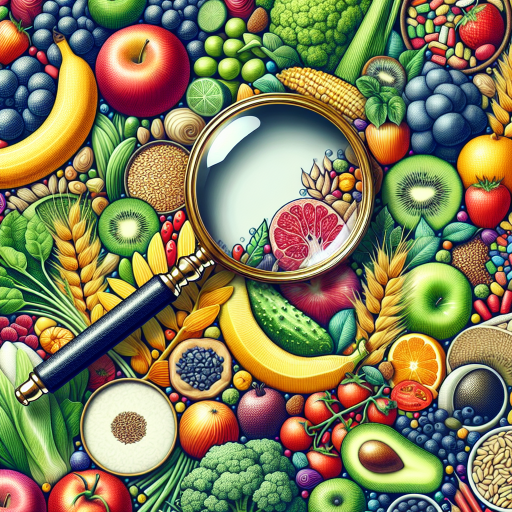
#> input picture dalle_images/dalle_slide_1.png, 1024 x 1024 px (shown at 1/2 size); its folder holds 4 pictures in this run
$ python overlay_carousel_text.py
#> lines starting #> are read from the running program, lines starting #| are printed output that depends on the picture
import os
import re
from PIL import Image, ImageDraw, ImageFont

INPUT_FILE = "instagram_carousel.txt"
IMG_DIR = "dalle_images"
OUTPUT_DIR = "final_slides"
IMG_SIZE = (1080, 1080)
OVERLAY_HEIGHT_RATIO = 1/3  # Bottom third
OVERLAY_COLOR = (0, 0, 0, 180)
LINE_SPACING = 10
MAX_FONT_SIZE = 200
MIN_FONT_SIZE = 24
PADDING = 20  # Minimal padding
FONT_PATH = "DejaVuSans-Bold.ttf"  # Must be in project directory
DEBUG = True

# Font selection helper
def get_font(font_size):
    if os.path.exists(FONT_PATH):
        return ImageFont.truetype(FONT_PATH, font_size)
    else:
        print(f"[WARNING] Font file {FONT_PATH} not found. Using default font (may be tiny).")
        return ImageFont.load_default()

def parse_carousel(file_path):
#> called with file_path = 'instagram_carousel.txt'
    slides = []
    with open(file_path, 'r') as f:
#> (reads instagram_carousel.txt from the repository)
        content = f.read()
    slide_blocks = re.split(r"---+", content)
    for block in slide_blocks:
        block = block.strip()
        if not block:
            continue
        headline_match = re.search(r'Headline: "([^"]+)"', block)
        copy_match = re.search(r'\*Copy:\*\s*(.*)', block)
        slides.append({
            "headline": headline_match.group(1).strip() if headline_match else "",
            "copy": copy_match.group(1).strip() if copy_match else ""
        })
    return slides

def wrap_text_by_pixel(draw, text, font, max_width):
    words = text.split()
    lines = []
    current_line = ""
    for word in words:
        test_line = current_line + (" " if current_line else "") + word
        bbox = draw.textbbox((0, 0), test_line, font=font)
        if bbox[2] - bbox[0] <= max_width:
            current_line = test_line
        else:
            if current_line:
                lines.append(current_line)
            current_line = word
    if current_line:
        lines.append(current_line)
    return lines

def fit_text_block(draw, headline, copy, max_width, max_height):
    font_size = MAX_FONT_SIZE
    while font_size >= MIN_FONT_SIZE:
        font = get_font(font_size)
        # Wrap headline and copy
        headline_lines = wrap_text_by_pixel(draw, headline, font, max_width)
        copy_lines = wrap_text_by_pixel(draw, copy, font, max_width)
        # Measure total height
        total_height = 0
        for line in headline_lines + copy_lines:
            bbox = draw.textbbox((0, 0), line, font=font)
            total_height += bbox[3] - bbox[1] + LINE_SPACING
        total_height -= LINE_SPACING  # Remove last spacing
        if total_height <= max_height:
            print(f"[DEBUG] Using font size {font_size} for text block height {total_height}px")
            return font, headline_lines, copy_lines, total_height, font_size
        font_size -= 4
    # Fallback to smallest font
    font = get_font(MIN_FONT_SIZE)
    headline_lines = wrap_text_by_pixel(draw, headline, font, max_width)
    copy_lines = wrap_text_by_pixel(draw, copy, font, max_width)
    total_height = 0
    for line in headline_lines + copy_lines:
        bbox = draw.textbbox((0, 0), line, font=font)
        total_height += bbox[3] - bbox[1] + LINE_SPACING
    total_height -= LINE_SPACING
    print(f"[DEBUG] Fallback to min font size {MIN_FONT_SIZE} for text block height {total_height}px")
    return font, headline_lines, copy_lines, total_height, MIN_FONT_SIZE

def overlay_text_on_image(img_path, headline, copy, out_path):
#> called with img_path = 'dalle_images/dalle_slide_1.png', headline = 'Unpacking Nutrition Science', out_path = 'final_slides/final_slide_1.png'
    img = Image.open(img_path).convert('RGBA')
    draw = ImageDraw.Draw(img, 'RGBA')
    overlay_height = int(IMG_SIZE[1] * OVERLAY_HEIGHT_RATIO)
    overlay_top = IMG_SIZE[1] - overlay_height
    # Draw semi-transparent overlay
    overlay = Image.new('RGBA', (IMG_SIZE[0], overlay_height), OVERLAY_COLOR)
    img.paste(overlay, (0, overlay_top), overlay)
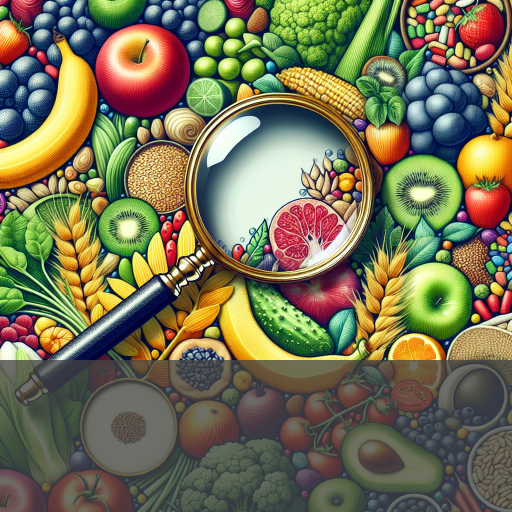
#> img: PIL image 1024x1024 RGBA (shown at 1/2 size); mean R, G, B, A 105.2, 100.6, 69.4, 239.3; transparent parts drawn white
    # Text area (full overlay, minimal padding)
    text_area_left = PADDING
    text_area_top = overlay_top + PADDING
    text_area_width = IMG_SIZE[0] - 2 * PADDING
    text_area_height = overlay_height - 2 * PADDING
    # Debug: draw rectangles
    if DEBUG:
        draw.rectangle([0, overlay_top, IMG_SIZE[0], IMG_SIZE[1]], outline=(255,0,0), width=3)
        draw.rectangle([text_area_left, text_area_top, text_area_left+text_area_width, text_area_top+text_area_height], outline=(0,255,0), width=3)
    # Fit text block
    font, headline_lines, copy_lines, total_text_height, font_size = fit_text_block(
        draw, headline, copy, text_area_width, text_area_height)
#> headline_lines = ['Unpacking Nutrition Science']; copy_lines = 1 item; total_text_height = 31; font_size = 200
    # Center text block vertically
    y = text_area_top + (text_area_height - total_text_height) // 2
#> y = 884
    # Draw headline
    for line in headline_lines:
        bbox = draw.textbbox((0, 0), line, font=font)
        line_width = bbox[2] - bbox[0]
        x = text_area_left + (text_area_width - line_width) // 2
        draw.text((x, y), line, font=font, fill=(255,255,255))
        y += bbox[3] - bbox[1] + LINE_SPACING
#> this loop made 1 pass
#> (line, bbox, line_width, x, y) on pass 1: ('Unpacking Nutrition Science', (0, 2, 137, 12), 137, 471, 904)
#> after the loop, y = 904
    # Draw copy
    for line in copy_lines:
        bbox = draw.textbbox((0, 0), line, font=font)
        line_width = bbox[2] - bbox[0]
        x = text_area_left + (text_area_width - line_width) // 2
        draw.text((x, y), line, font=font, fill=(255,255,255))
        y += bbox[3] - bbox[1] + LINE_SPACING
#> this loop made 1 pass
#> (bbox, line_width, x, y) on pass 1: ((0, 1, 702, 12), 702, 189, 925)
#> after the loop, y = 925
    img = img.convert('RGB')
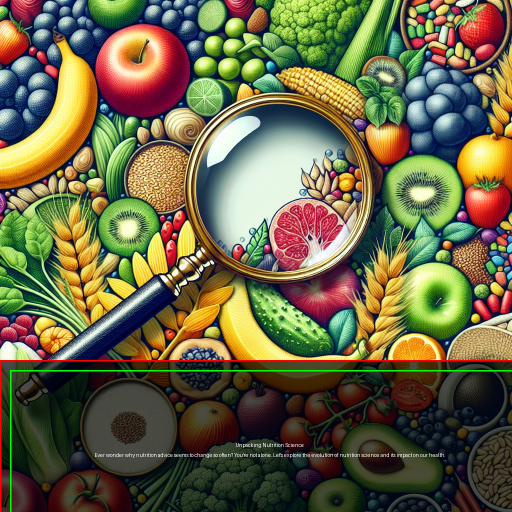
#> img: PIL image 1024x1024 RGB (shown at 1/2 size); mean R, G, B 106.2, 101.6, 69.6
    img.save(out_path)
    print(f"Saved {out_path}")

def main():
    if not os.path.exists(OUTPUT_DIR):
        os.makedirs(OUTPUT_DIR)
    slides = parse_carousel(INPUT_FILE)
    for idx, slide in enumerate(slides, 1):
        img_path = os.path.join(IMG_DIR, f"dalle_slide_{idx}.png")
        out_path = os.path.join(OUTPUT_DIR, f"final_slide_{idx}.png")
        overlay_text_on_image(img_path, slide["headline"], slide["copy"], out_path)
#> pass 2 of the loop in main, `for idx, slide in enumerate(slides, 1):`:
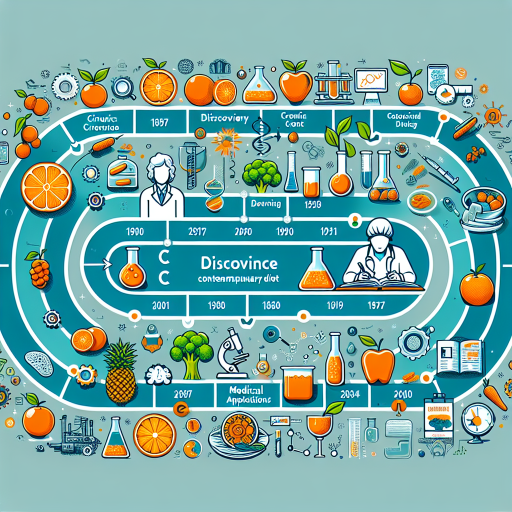
#> input picture dalle_images/dalle_slide_2.png, 1024 x 1024 px (shown at 1/2 size)
#> in overlay_text_on_image (call 2), `img.paste(overlay, (0, overlay_top), overlay)`:
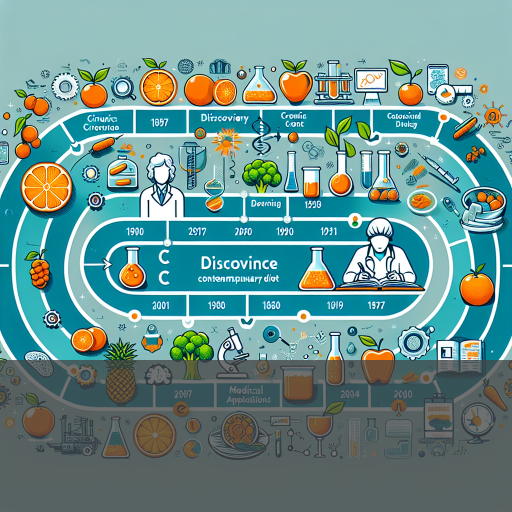
#> img: PIL image 1024x1024 RGBA (shown at 1/2 size); mean R, G, B, A 91.6, 133.1, 130.2, 239.3; transparent parts drawn white
#> headline_lines = ['From Vitamin C to Complex Diets']
#> in overlay_text_on_image (call 2), `y = text_area_top + (text_area_height - total_text_height) // 2`: y = 884
#> the loop in overlay_text_on_image (call 2), `for line in headline_lines:` made 1 pass
#> (line, bbox, line_width, x, y) on pass 1: ('From Vitamin C to Complex Diets', (0, 2, 149, 12), 149, 465, 904)
#> after the loop in overlay_text_on_image (call 2), `for line in headline_lines:`: y = 904
#> the loop in overlay_text_on_image (call 2), `for line in copy_lines:` made 1 pass
#> (bbox, line_width, x, y) on pass 1: ((0, 1, 844, 12), 844, 118, 925)
#> after the loop in overlay_text_on_image (call 2), `for line in copy_lines:`: y = 925
#> in overlay_text_on_image (call 2), `img = img.convert('RGB')`:
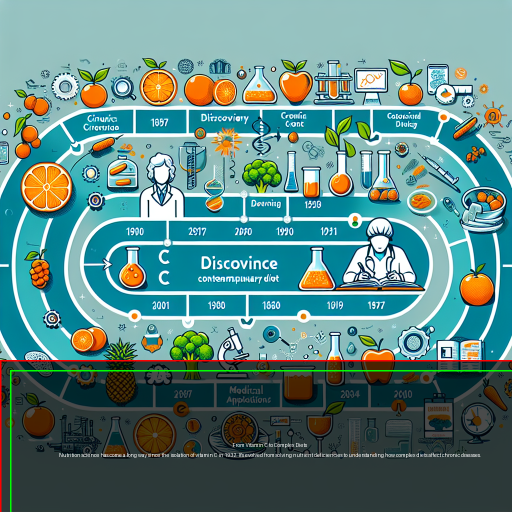
#> img: PIL image 1024x1024 RGB (shown at 1/2 size); mean R, G, B 92.7, 134.1, 130.3
#> pass 3 of the loop in main, `for idx, slide in enumerate(slides, 1):`:
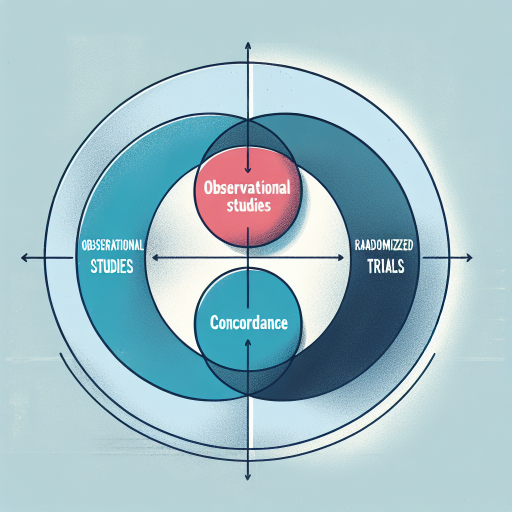
#> input picture dalle_images/dalle_slide_3.png, 1024 x 1024 px (shown at 1/2 size)
#> in overlay_text_on_image (call 3), `img.paste(overlay, (0, overlay_top), overlay)`:
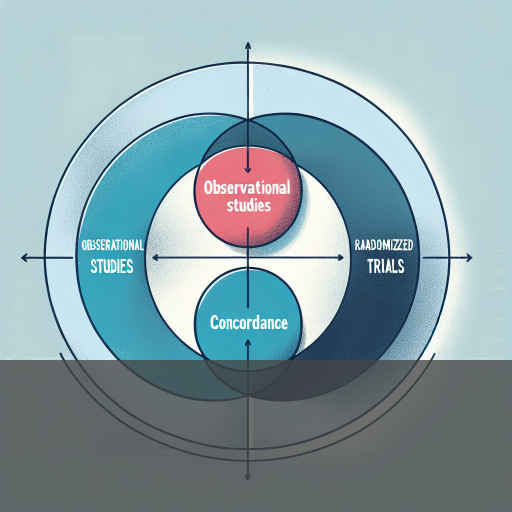
#> img: PIL image 1024x1024 RGBA (shown at 1/2 size); mean R, G, B, A 125.9, 150.3, 157.5, 239.3; transparent parts drawn white
#> headline_lines = ['The Evolution of Study Models']; total_text_height = 32
#> in overlay_text_on_image (call 3), `y = text_area_top + (text_area_height - total_text_height) // 2`: y = 884
#> the loop in overlay_text_on_image (call 3), `for line in headline_lines:` made 1 pass
#> (line, bbox, line_width, x, y) on pass 1: ('The Evolution of Study Models', (0, 1, 139, 12), 139, 470, 905)
#> after the loop in overlay_text_on_image (call 3), `for line in headline_lines:`: y = 905
#> the loop in overlay_text_on_image (call 3), `for line in copy_lines:` made 1 pass
#> (bbox, line_width, x, y) on pass 1: ((0, 1, 728, 12), 728, 176, 926)
#> after the loop in overlay_text_on_image (call 3), `for line in copy_lines:`: y = 926
#> in overlay_text_on_image (call 3), `img = img.convert('RGB')`:
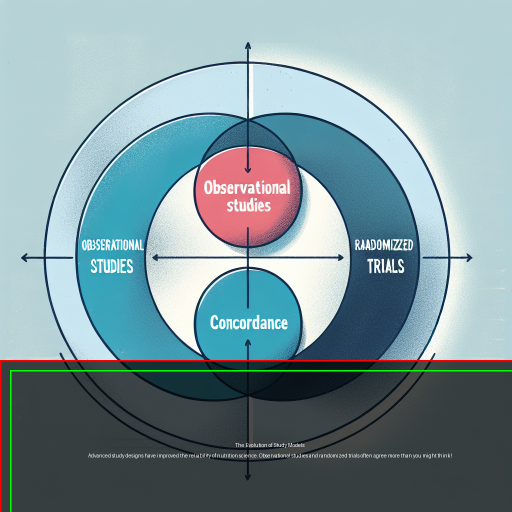
#> img: PIL image 1024x1024 RGB (shown at 1/2 size); mean R, G, B 127, 151.2, 157.4
#> the loop made 5 passes; the first 3 are shown
    print(f"All slides saved in {OUTPUT_DIR}")

if __name__ == "__main__":
#> (the run stopped early here; a loop or call above may not have finished)
